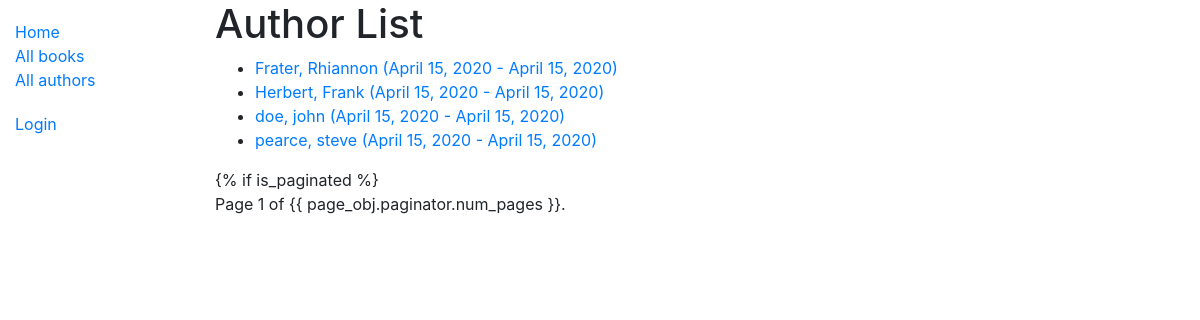
Screenshot of /catalog/authors/ with the database file from the repository.
### catalog/models.py (models this page shows)
class Author(models.Model):
    first_name = models.CharField(max_length=100)
    last_name = models.CharField(max_length=100)
    date_of_birth = models.DateField(null=True, blank=True)
    date_of_death = models.DateField('died', null=True, blank=True)
    class Meta:
        ordering = ['last_name', 'first_name']
    def get_absolute_url(self):
        return reverse('author-detail', args=[str(self.id)])
    def __str__(self):
        return '{0}, {1}'.format(self.last_name, self.first_name)

### catalog/views.py (the view)
# urls.py: path('authors/', views.AuthorListView.as_view(), name='authors'),
class AuthorListView(generic.ListView):
    model = Author
    paginate_by = 10

### catalog/templates/catalog/author_list.html
{% extends "base_generic.html" %}
{% block content %}
<h1>Author List</h1>
{% if author_list %}
  <ul>
  {% for author in author_list %}
    <li>
      <a href="{{ author.get_absolute_url }}">
      {{ author }} ({{author.date_of_birth}} - {% if author.date_of_death %}{{author.date_of_death}}{% endif %})
      </a>
    </li>
  {% endfor %}
 </ul>
{% else %}
  <p>There are no authors available.</p>
{% endif %}
{% endblock %}

### rows the page displays
Author: last_name+first_name "Frater, Rhiannon", date_of_birth "April 15, 2020", date_of_death "April 15, 2020"
Author: last_name+first_name "Herbert, Frank", date_of_birth "April 15, 2020", date_of_death "April 15, 2020"
Author: last_name+first_name "doe, john", date_of_birth "April 15, 2020", date_of_death "April 15, 2020"
Author: last_name+first_name "pearce, steve", date_of_birth "April 15, 2020", date_of_death "April 15, 2020"

### other values shown
{{ page_obj.number }} "1"
